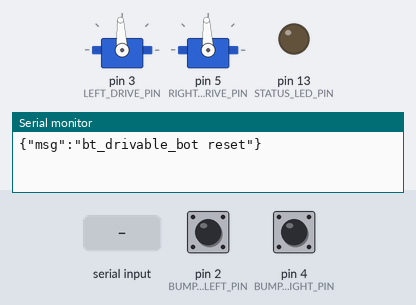
Bench run of a sketch on a simulated Arduino Uno, built with avr-gcc and run on an emulated ATmega328P. Shown: 2 × servo, output pins drawn as LEDs (lit = HIGH), the last lines printed to the serial monitor. Inputs (shaded band) come from the test bench; at power-on: pin 2 (BUMP_SWITCH_LEFT_PIN) HIGH, pin 4 (BUMP_SWITCH_RIGHT_PIN) HIGH. No radio packets arrive unless stated.

Above: at 1.2 s.
1.3 s: "LEFT,150\n" received over Serial
At 2.4 s:
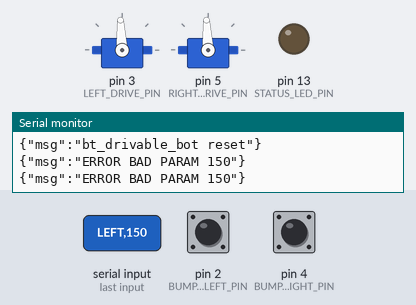
2.8 s: "?\n" received over Serial
4.3 s: "FWD,45\n" received over Serial
At 5.5 s:
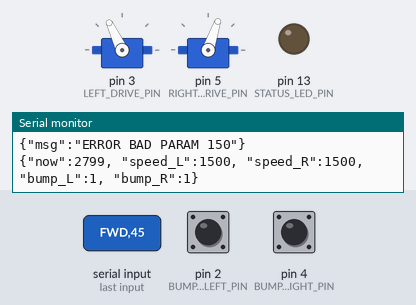
7.3 s: byte 59 (';') received over Serial
8.8 s: "REV,45\n" received over Serial
At 9.4 s:
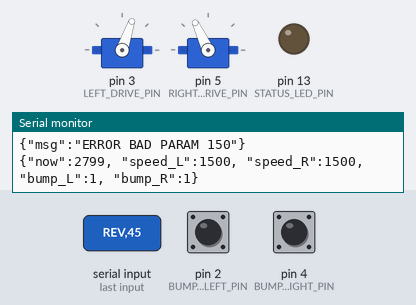
11.8 s: ";\n" received over Serial
At 17.3 s:
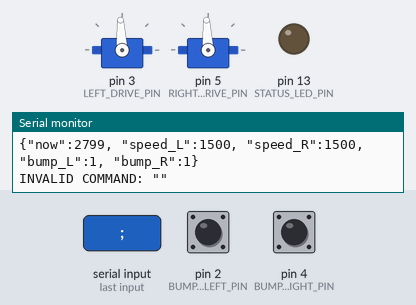
Timing chart, 0 to 18.3 s (numbered marks = the images above; inputs shaded):
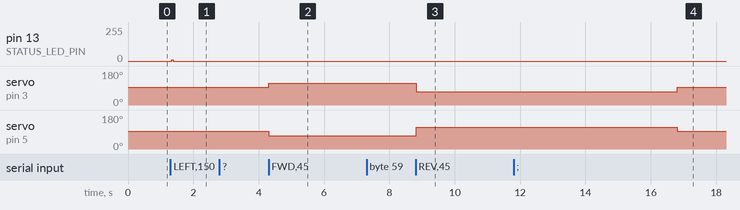

The sketch:

bt_drivable_bot.ino
```cpp
#include "bot_id.h"
#include <ServoTimer2.h>
#include <VirtualWire.h>
#include "pin_defs.h"
#include "RKF_Radio.h"

unsigned long now = 0;
unsigned long timeLastServoUp = 0;
unsigned long timeLastSerialInput = 0;

ServoTimer2 LeftDrive, RightDrive;

boolean bump_L = false;
boolean bump_R = false;

#define LEFT_FWD 2000
#define LEFT_STOP 1500
#define LEFT_REV 1000

#define RIGHT_FWD 1000
#define RIGHT_STOP 1500
#define RIGHT_REV 2000

unsigned int speed_L = LEFT_STOP;
unsigned int speed_R = RIGHT_STOP;

RKF_Radio radio;
unsigned long timeLastMessage = 0;
unsigned int message_count = 0;
extern "C" { uint8_t vw_rx_active; };

String serialInputString = "";  // a string to hold incoming data


void setup() {
  LeftDrive.attach(LEFT_DRIVE_PIN);
  RightDrive.attach(RIGHT_DRIVE_PIN);

  pinMode(BUMP_SWITCH_RIGHT_PIN, INPUT);
  pinMode(BUMP_SWITCH_LEFT_PIN, INPUT);
  pinMode(DEFAULT_RX_PIN, INPUT);
  pinMode(STATUS_LED_PIN, OUTPUT);

  LeftDrive.write(LEFT_STOP);
  RightDrive.write(RIGHT_STOP);

  radio.start();

  serialInputString.reserve(16);
  Serial.begin(115200);
  Serial.println("{\"msg\":\"bt_drivable_bot reset\"}");
}


void loop() {

  now = millis();

  if(processSerialInput()){
    timeLastSerialInput = now;
  }
   //if no new data for 5 seconds, stop.
  if(now - timeLastSerialInput > 5000){
    speed_L = LEFT_STOP;
    speed_R = RIGHT_STOP;
  }

  //Read Bump Switches
  bump_R = digitalRead(BUMP_SWITCH_RIGHT_PIN);
  if(!bump_R){
    outputStatus();
  }
  bump_L = digitalRead(BUMP_SWITCH_LEFT_PIN);
  if(!bump_L){
    outputStatus();
  }

  //Update Servo positions
  if(now - timeLastServoUp > 15){  //limit servo updating to every 15ms at most
    LeftDrive.write(speed_L);
    RightDrive.write(speed_R);
    timeLastServoUp = now;
  }

}
//end loop()


/*
  outputStatus
output important variables to the Serial port
------------------------------------------------------------------------------*/
void outputStatus(){
  Serial.print("{");
  Serial.print("\"now\":");
  Serial.print(now);
  Serial.print(", \"speed_L\":");
  Serial.print(speed_L);
  Serial.print(", \"speed_R\":");
  Serial.print(speed_R);
  Serial.print(", \"bump_L\":");
  Serial.print(bump_L);
  Serial.print(", \"bump_R\":");
  Serial.print(bump_R);
  //Serial.print(", vw_rx_active:");
  //Serial.print(vw_rx_active);
  //Serial.print(", radio_count:");
  //Serial.println(message_count);
  //Serial.println(radio);
  Serial.print("}");
  Serial.println();
}


void setLeftSpeed(boolean forward, int throttle){
  if(0 <= throttle && throttle <= 100){
    int x = (forward) ? LEFT_FWD : LEFT_REV;
    speed_L = (x - LEFT_STOP) * float(throttle)/100 + LEFT_STOP;
  }else{
    error_bad_param(throttle);
  }
}


void setRightSpeed(boolean forward, int throttle){
  if(0 <= throttle && throttle <= 100){
    int x = (forward) ? RIGHT_FWD : RIGHT_REV;
    speed_R = (x - RIGHT_STOP) * float(throttle)/100 + RIGHT_STOP;
  }else{
    error_bad_param(throttle);
  }
}

void error_bad_param(int param){
  Serial.print("{\"msg\":\"ERROR BAD PARAM ");
  Serial.print(param);
  Serial.println("\"}");
}
```

RKF_Radio.cpp
```cpp
#include <math.h>
#include <VirtualWire.h>

#include "RKF_Radio.h"


int RKF_Position::distance(RKF_Position& target)
{
  int deltaX, deltaY;

  deltaX = int(target.x) - int(this->x);
  deltaY = int(target.y) - int(this->y);

  return sqrt(deltaX * deltaX + deltaY * deltaY);
}


double RKF_Position::bearing(RKF_Position& target)
{
  int deltaX, deltaY;

  deltaX = int(target.x) - int(this->x);
  deltaY = int(target.y) - int(this->y);

  return atan2(double(deltaY), double(deltaX));
}


int RKF_Radio::start()
{
  return this->start(DEFAULT_BAUD_RATE, DEFAULT_RX_PIN);
}


int RKF_Radio::start(int baud)
{
  return this->start(baud, DEFAULT_RX_PIN);
}


int RKF_Radio::start(int baud, int rx_pin)
{
  // Initialise the IO and ISR
  vw_set_rx_pin(rx_pin);
  vw_setup(baud);
  vw_rx_start();
}


int RKF_Radio::recv()
{
  uint8_t dataLen = sizeof(this->packet);

  return vw_get_message((uint8_t*)&(this->packet), &dataLen);
}


size_t RKF_Radio::printTo(Print& prn) const
{
  int idx;

  prn.print("message: ");
  prn.println(this->packet.message, HEX);

  switch(this->packet.message)
  {
    case 1:
      for (idx = 0; idx < 8; idx++)
      {
        prn.print(idx);
        prn.print(": ");
        prn.print(this->packet.robot[idx].x);
        prn.print(", ");
        prn.print(this->packet.robot[idx].y);
        prn.print(", ");
        prn.print(this->packet.robot[idx].heading);
        prn.print(", ");
        prn.println(this->packet.robot[idx].valid);
      }
      break;

    default:
      for(idx=0; idx<sizeof(RKF_Packet); idx++)
      {
        prn.print(((byte*)this)[idx], HEX);
        prn.print(" ");
      }
      break;
  }
}
```

RKF_Radio.h
```cpp
#include <Arduino.h>
#include <Print.h>

#define DEFAULT_BAUD_RATE  4800
#define DEFAULT_RX_PIN       11

class RKF_Position
{
  public:

  byte x;
  byte y;
  byte heading : 4;
  byte valid   : 1;

  int distance(RKF_Position&);
  double bearing(RKF_Position&);
};


class RKF_Packet
{
  public:

  union
  {
    byte data[27];

    struct
    {
      byte message;
      byte reserved0;
      byte reserved1;

      RKF_Position robot[8];
    };
  };
};

class RKF_Radio : public Printable
{
  public:

  RKF_Packet packet;

  int start();
  int start(int);
  int start(int, int);
  int recv();
  size_t printTo(Print&) const;
};
```

bot_id.h
```cpp
//This is the file where we define what ID this bot is in the position radio broadcast.
#define MY_BOT_ID 0
#define MY_GAME_ID 0
```

pin_defs.h
```cpp
//pin 0 - serial reserved for uploading and debugging radio.
//pin 1 - serial reserved
#define BUMP_SWITCH_LEFT_PIN 2
#define LEFT_DRIVE_PIN 3
#define BUMP_SWITCH_RIGHT_PIN 4
#define RIGHT_DRIVE_PIN 5
//pin 6 not currently used
//pin 7 not currently used
//pin 8 not currently used
//pin 8 not currently used
//pin 9 not currently used
//pin 10 not currently used
#define RADIO_RX_PIN 11
//pin 12 not currently used
#define STATUS_LED_PIN 13

#define RADIO_RSSI_PIN A0
//A1 not currently used
//A2 not currently used
//A3 not currently used
//A4 not currently used
//A5 not currently used
```

serial_input_functions.ino
```cpp
/*
  getIntsFromString
trim the command from the input string and convert what is left to an integer
------------------------------------------------------------------------------*/
void getIntsFromString(int param[], String strInput, byte paramStart){
  strInput = strInput.substring(paramStart);
  int cp = -1;
  byte i = 0;
  byte len = 0;
  String strTmp;
  char buf[6];
  do{
    len = strInput.length();
    cp = strInput.indexOf(',');
    if(cp==-1){
      cp = len;
    }
    strTmp = strInput.substring(0, cp);
    strTmp.toCharArray(buf, 6);
    param[i] = atoi(buf);
    i++;
    strInput = strInput.substring(cp+1);
  }while(cp < len);
  if(i==1){
    param[i] = param[0];
  }
}


/*
  processSerialInput
process and serial input until a \n is recieved.  Then parse the input for a
valid command.  Then reset the input string. ex.) FWD,100,100
------------------------------------------------------------------------------*/
boolean processSerialInput(){
  boolean newdata = false;
  while (Serial.available()) {  //check for any debug command
    newdata = true;
    char inChar = (char)Serial.read();
    serialInputString += inChar;  // add it to the inputString
    if ((inChar==';' || inChar=='\n' || inChar=='\r') && serialInputString.length() > 1) {
      serialInputString.replace(';',' ');
      serialInputString.trim();
      serialInputString.toUpperCase();
      int param[2] = {-1,-1};

      //Check if serialInputString is a command
      if(serialInputString.startsWith("FWD")){ //Forward with speed
        getIntsFromString(param, serialInputString, 4);
        setLeftSpeed(true, param[0]);
        setRightSpeed(true, param[1]);

      }else if(serialInputString.startsWith("REV")){ //Reverse with speed
        getIntsFromString(param, serialInputString, 4);
        setLeftSpeed(false, param[0]);
        setRightSpeed(false, param[1]);

      }else if(serialInputString.startsWith("RIGHT")){ //Rotate right with speed
        getIntsFromString(param, serialInputString, 6);
        setLeftSpeed(true, param[0]);
        setRightSpeed(false, param[1]);

      }else if(serialInputString.startsWith("LEFT")){ //Rotate left with speed
        getIntsFromString(param, serialInputString, 5);
        setLeftSpeed(false, param[0]);
        setRightSpeed(true, param[1]);

      }else if(serialInputString.startsWith("?")){ //"What are you thinking?"
        outputStatus(); //"Robot Stuff"

      }else if(serialInputString.startsWith("STOP")){ //Stop both Servos
        speed_L = LEFT_STOP;
        speed_R = RIGHT_STOP;

      }else{
        Serial.print("INVALID COMMAND: \"");
        Serial.print(serialInputString);
        Serial.println("\"");
      }

      serialInputString = "";  // clear the string
    }
  }
  digitalWrite(STATUS_LED_PIN, newdata);
  return newdata;
}
```

Measured:
- after the input at 1.3 s, pin 13 (STATUS_LED_PIN): 0/255 → 10/255 at once, → 0/255 0.04 s later
- after the input at 4.3 s, servo on pin 3 (LEFT_DRIVE_PIN): 93° → 115° at once; servo on pin 5 (RIGHT_DRIVE_PIN): 93° → 71° at once
- after the input at 8.8 s, servo on pin 3 (LEFT_DRIVE_PIN): 115° → 71° at once; servo on pin 5 (RIGHT_DRIVE_PIN): 71° → 115° at once
- after the input at 11.8 s, servo on pin 3 (LEFT_DRIVE_PIN): 71° → 93° after 5.0 s instead of 2.0 s; servo on pin 5 (RIGHT_DRIVE_PIN): 115° → 93° after 5.0 s instead of 2.0 s
